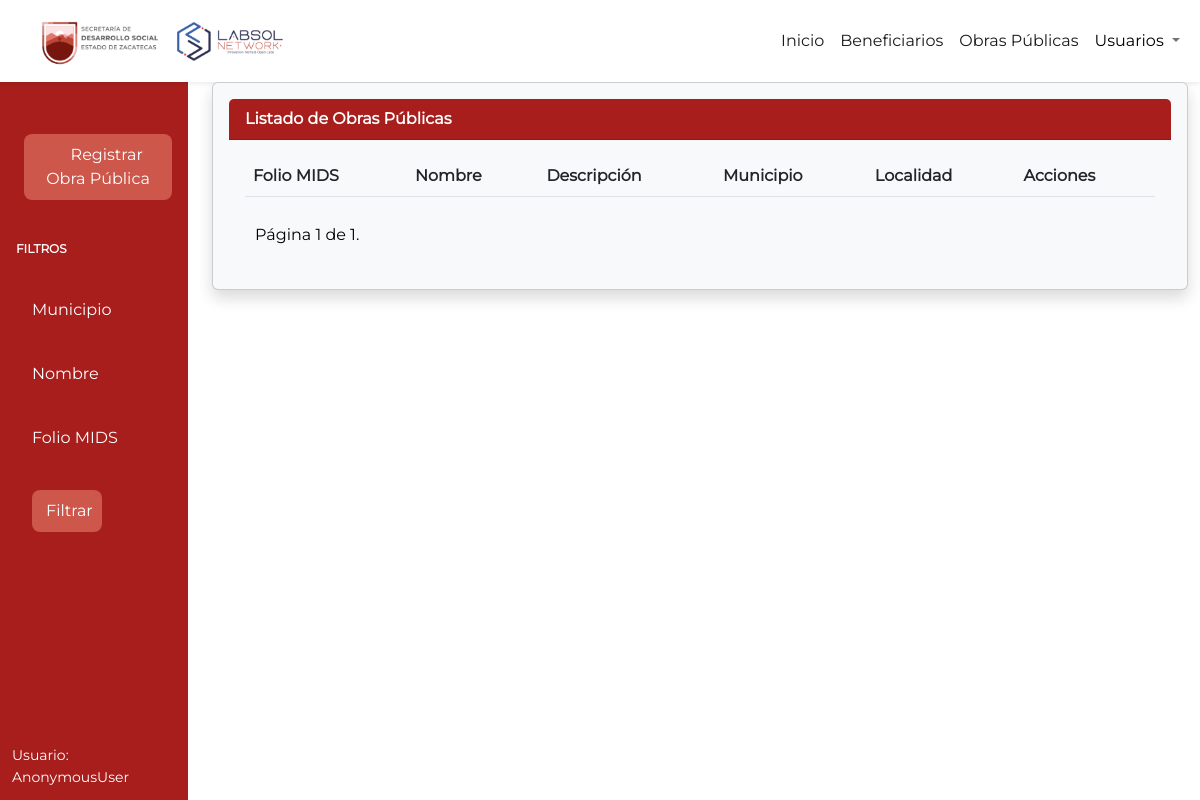
Page /obras_publicas/ on the earlier database version.
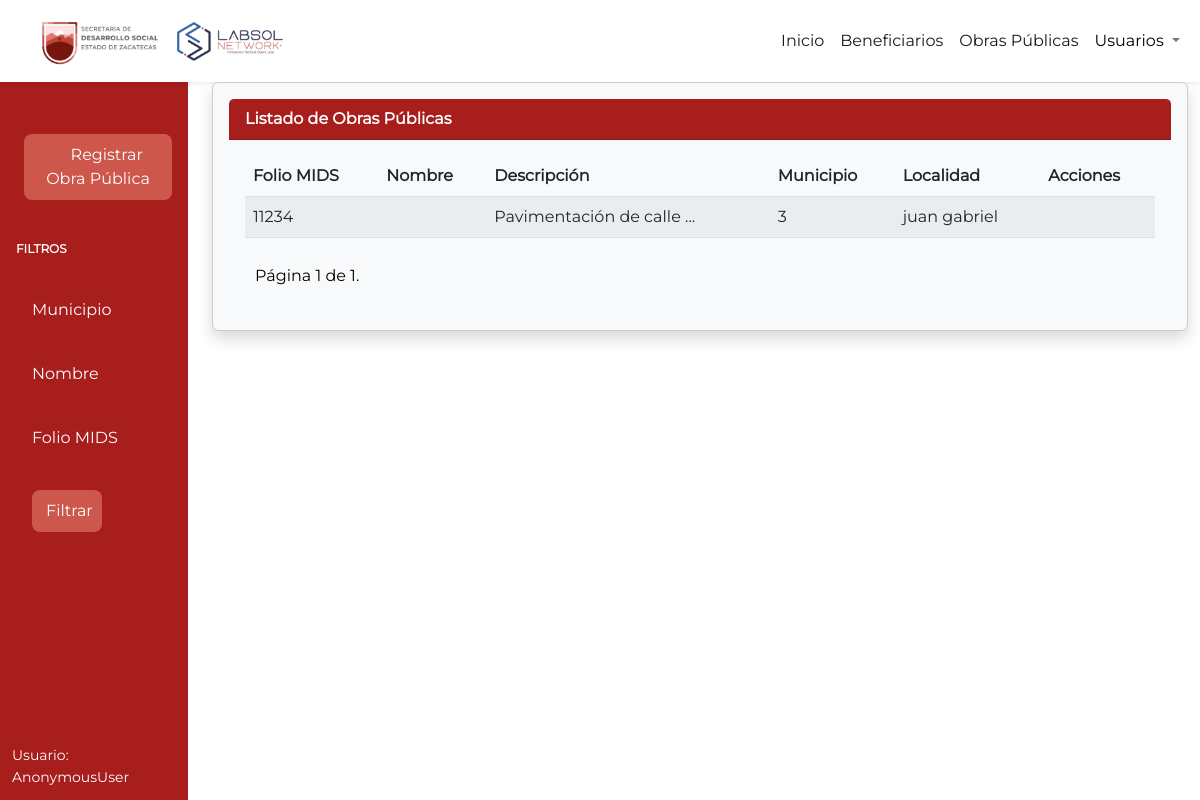
Same page on the later database version.
### obras/models.py (models this page shows, shortened)
class ObraPublica(models.Model):
    folio_mids = models.CharField(max_length=255)
    nombre_obra = models.CharField(max_length=150)
    descripcion = models.CharField(max_length=255)
    municipio = models.CharField('Municipio', max_length=2, choices=MUNICIPIOS)
    localidad = models.CharField(max_length=150)
    finalizado = models.BooleanField(default=False)

### obras/views.py (the view)
# urls.py: path('', views.lista_obras_publicas, name='obras_publicas'),
def lista_obras_publicas(request):
    obras_publicas = ObraPublica.objects.order_by('id')
    paginator = Paginator(obras_publicas, 6)
    page_number = request.GET.get('page')
    comments_page = paginator.get_page(page_number)
    status = request.session.pop('status', None)
    return render(request, 'obras_publicas.html', {'obras': comments_page, 'status': status})

### obras/templates/obras_publicas.html (shortened to what the changed rows need)
{% extends 'base.html' %}
{% block head %}
    {% load static %}
    <link rel="stylesheet" href="{%static '/css/Sidebar.css'%}">
{% endblock head %}
{% block contenido %}
<div class="content-container">
    <div class="container-fluid">
      <div class="row">
    <div class="col-md-10">
        <div class="card text-dark bg-light shadow p-3 bg-light" style="font-family: Montserrat;">
                <div class="card-body">
                    <div class="table-responsive">
                        <table class="table table-striped">
                            <thead>
                                <tr>
                                    <th>Folio MIDS</th>
                                    <th>Nombre</th>
                                    <th class="mobile-hidden">Descripción</th>
                                    <th>Municipio</th>
                                    <th class="mobile-hidden">Localidad</th>
                                    <th>Acciones</th>
                                </tr>
                            </thead>
                            <tbody>
                                {% for obra in obras %}
                                    <tr>
                                        <td>{{obra.folio_mids}}</td>
                                        <td>{{ obra.nombre }}</td>
                                        <td class="mobile-hidden">{{ obra.descripcion }}</td>
                                        <td>{{ obra.municipio }}</td>
                                        <td class="mobile-hidden">{{ obra.localidad }}</td>
                                        <td><a href="{% url 'detalles_obra_publica' obra.id %}"><i class="fa fa-eye" aria-hidden="true" ></i></a></td>
                                    </tr>
                                {% endfor %}
                            </tbody>
                        </table>
                    </div>
                </div>
            </div>
        </div>
    </div>
  </div>
{% endblock contenido %}

Differences in the rows shown:
added ObraPublica: folio_mids "11234", descripcion "Pavimentación de calle ...", municipio "3", localidad "juan gabriel"
